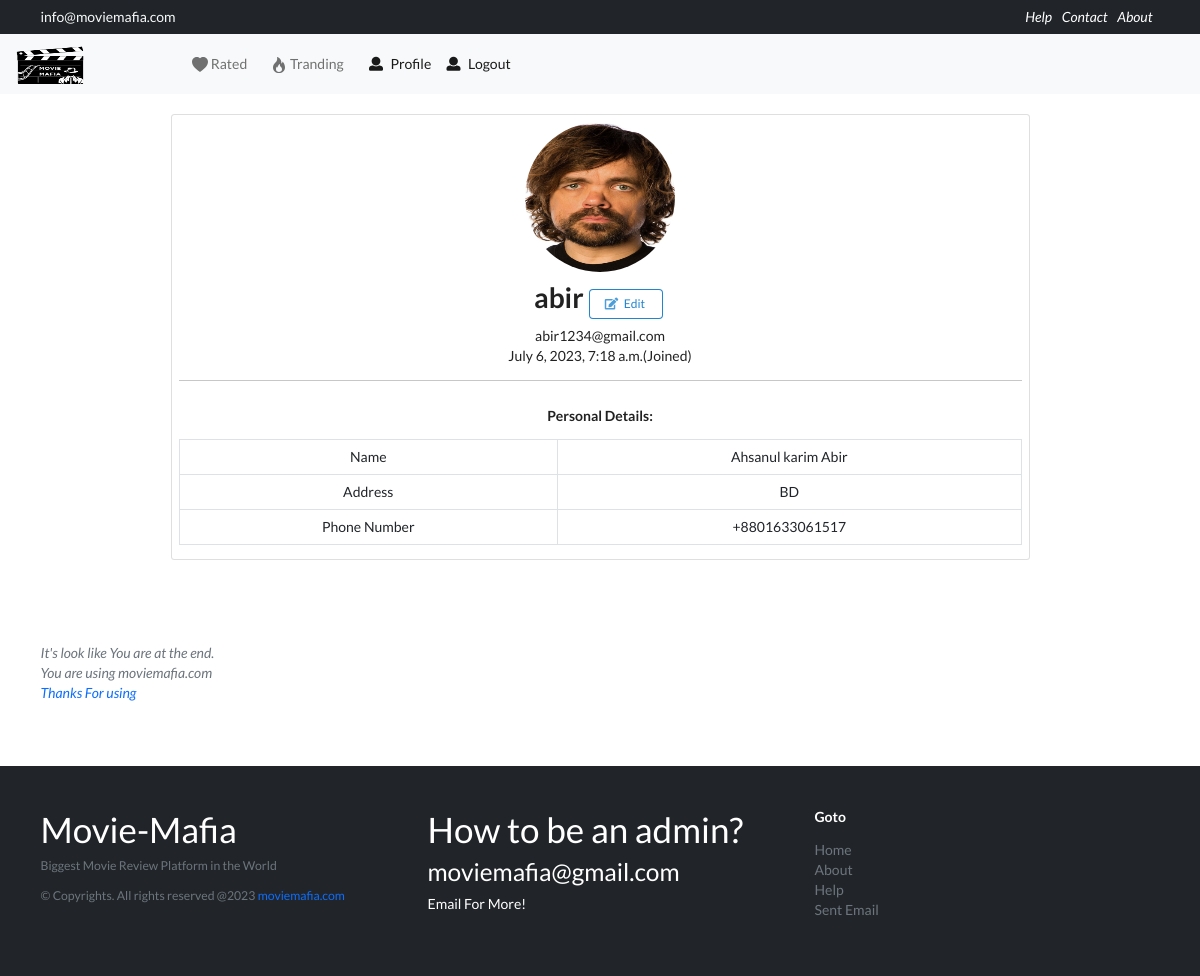
The page /profiles/my-profile/ (signed in) on the database its author committed.
### profiles/models.py (models this page shows, shortened)
class Profile(models.Model):
    name = models.CharField(max_length=200, blank=True)
    user = models.OneToOneField(User, on_delete=models.CASCADE)
    avatar = models.ImageField(default='avatar.png', upload_to='avatars/')
    country = models.CharField(
        max_length=15, choices=countryChoice, default="UNITED STATES")
    phoneNum = models.BigIntegerField(default=880)
    updated = models.DateTimeField(auto_now=True)
    created = models.DateTimeField(auto_now_add=True)

### accounts/models.py (models this page shows, shortened)
class User(AbstractBaseUser, PermissionsMixin):
    username = models.CharField(max_length=255, unique=True, db_index=True)
    email = models.EmailField(max_length=255, unique=True, db_index=True)
    is_verified = models.BooleanField(default=False)
    is_active = models.BooleanField(default=True)
    is_staff = models.BooleanField(default=False)
    created_at = models.DateTimeField(auto_now_add=True)
    updated_at = models.DateTimeField(auto_now=True)
    USERNAME_FIELD = 'email'
    REQUIRED_FIELDS = ['username', ]
    objects = UserManager()

### profiles/views.py (the view)
# urls.py: path('my-profile/', myProfile, name='my-profile'),
def myProfile(request):
    user = request.user
    try:
        profile = Profile.objects.get(user=user)
        context = {
            "profile": profile,
        }
        return render(request, "my-profile.html", context)
    except:
        return redirect('login-account')

### profiles/templates/my-profile.html
{% extends 'base.html' %} {% block content%}
<div class="container" style="width: 880px">
  <div class="card">
    <img
      class="rounded-circle article-img mx-auto d-block my-2"
      style="height: 150px; width: 150px"
      src="{{profile.avatar.url}}"
    />
    <div class="card-title">
      <h1 style="text-align: center">
        {{profile.user.username}}
        <a href="{% url 'edit-profile' profile.id %}">
          <button class="tiny ui blue basic button">
            <i class="edit icon"></i>Edit
          </button>
        </a>
      </h1>
    </div>
    <p1 style="text-align: center">{{profile.user.email}}</p1>
    <p1 style="text-align: center">{{profile.user.created_at}}(Joined)</p1>
    <div class="mx-2">
      <hr />
      <h5 style="text-align: center">Personal Details:</h5>
      <table class="table table-bordered" style="text-align: center">
        <tbody>
          <tr>
            <td>Name</td>
            <td>{{profile.name}}</td>
          </tr>
          <tr>
            <td>Address</td>
            <td>{{profile.country}}</td>
          </tr>
          <tr>
            <td>Phone Number</td>
            <td>+{{profile.phoneNum}}</td>
          </tr>
        </tbody>
      </table>
    </div>
  </div>
  <br />
</div>
{% endblock content%}

### templates/main/footer.html (style rules this page uses)
a { color: inherit; text-decoration: none; transition: all 0.3s; }
body, html { height: 100%; }

### rows shown on the page
Profile: avatar (picture), user.username "abir", user.email "abir1234@gmail.com", user.created_at "July 6, 2023, 7:18 a.m.", name "Ahsanul karim Abir", country "BD", phoneNum "8801633061517"
